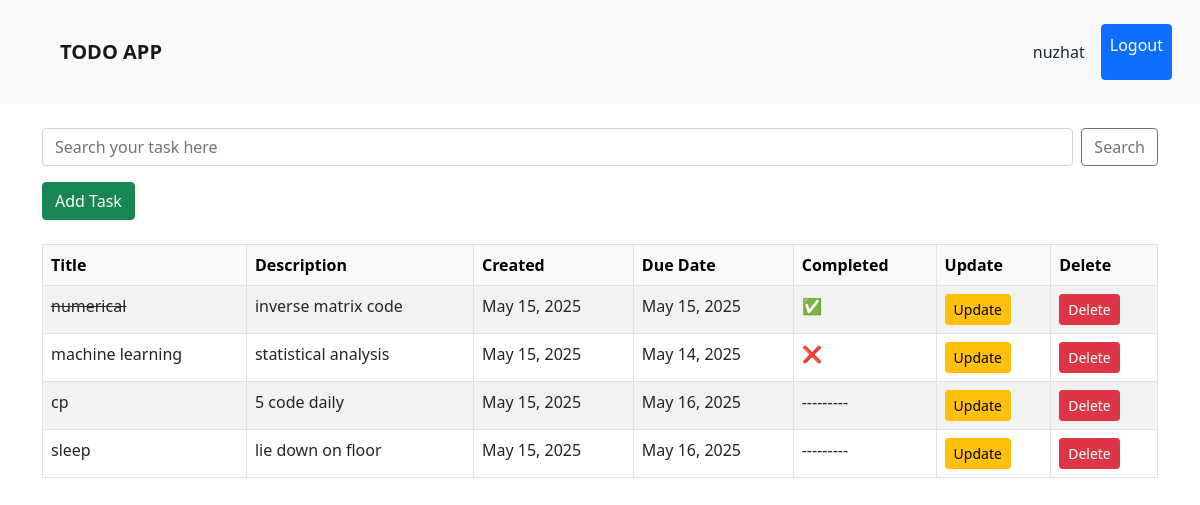
Page /taskList/ (signed in) on the committed database.
### task/models.py (models this page shows, shortened)
class Task(models.Model):
    user = models.ForeignKey(User, on_delete=models.CASCADE, null = True, blank = True)
    title = models.CharField( max_length=50)
    description = models.TextField(null = True, blank = True)
    created = models.DateField(auto_now_add=True)
    due_date= models.DateField(null=True,blank=True)
    completed = models.BooleanField( default = False)

### task/views.py (the view)
# urls.py: path('taskList/', taskList.as_view(), name='taskList'),
class taskList(LoginRequiredMixin,ListView):
    model = Task    # displaying a list of Task model instances.
    context_object_name = 'tasks' # access the list of tasks using the variable tasks.
    template_name = 'tasklist.html'
    def get_context_data(self, **kwargs): # **kwargs allows accepting additional keyword arguments passed by the superclass.
        context = super().get_context_data(**kwargs)
        context['tasks'] = context['tasks'].filter(user = self.request.user)
        search_input = self.request.GET.get('search-area') or ''
        if search_input:
            context['tasks'] = context['tasks'].filter(title__contains = search_input)
        context['search_input'] = search_input
        context['today_date'] = date.today()
        return context

### templates/taskList.html (shortened to what this page needs)
{% extends "index.html" %}
{% block content %}
<div class="container mt-4">
        <form method="GET" class="d-flex mb-3">
            <input type="text" name="search-area" class="form-control me-2" value="{{ search_input }}" placeholder="Search your task here" />
            <button type="submit" class="btn btn-outline-secondary">Search</button>
        </form>
        {% if user.is_authenticated %}
            <div class="mb-3">
                <a href="{% url 'taskCreate' %}" class="btn btn-success">Add Task</a>
            </div>
        {% endif %}
        {% if tasks %}
            <table class="table table-bordered table-striped mt-4">
        <thead class="table-light">
            <tr>
                <th>Title</th>
                <th>Description</th>
                <th>Created</th>
                <th>Due Date</th>
                <th>Completed</th>
                <th>Update</th>
                <th>Delete</th>
            </tr>
        </thead>
        <tbody>
            {% for task in tasks %}
                <tr>
                    <td>
                        {% if task.completed %}
                            <s>{{ task.title }}</s>
                        {% else %}
                            {{ task.title }}
                        {% endif %}
                    </td>
                    <td>{{ task.description|default:"—" }}</td>
                    <td>{{ task.created }}</td>
                    <td>{{ task.due_date|default:"—" }}</td>
                    <td>
                        {% if task.completed %}
                            ✅
                        {% else %}
                            {% if task.due_date < today_date %}
                                ❌
                            {% else %}
                                ---------
                            {% endif %}
                        {% endif %}
                    </td>
                    <td>
                        <a href="{% url 'taskUpdate' task.id %}" class="btn btn-sm btn-warning">Update</a>
                    </td>
                    <td>
                        <a href="{% url 'taskDelete' task.id %}" class="btn btn-sm btn-danger">Delete</a>
                    </td>
                </tr>
            {% endfor %}
        </tbody>
    </table>
        {% else %}
            <div class="alert alert-info">
                <h5>No tasks found.</h5>
                <p>Create a <a href="{% url 'taskCreate' %}">new task</a>.</p>
            </div>
        {% endif %}
    </div>
{% endblock %}

### templates/index.html (shortened to what this page needs)
<!DOCTYPE html>
<html lang="en">
<head>
    <link href="https://cdn.jsdelivr.net/npm/bootstrap@5.0.2/dist/css/bootstrap.min.css" rel="stylesheet">
</head>
<body>
    <nav class="container-fluid navbar navbar-expand-lg navbar-light bg-light">
        <a class="navbar-brand ms-5" href="#"><strong>TODO APP</strong></a>
        <ul class="navbar-nav ml-auto">
            {% if user.is_authenticated %}
                <div class="d-flex m-3">
                    <p class="m-3">{{ user.username }}</p>
                    <a href="{% url 'logout' %}" class="btn btn-primary p-2">Logout</a>
                </div>
            {% else %}
                <div class="d-flex">
                    <a href="{% url 'register' %}" class="btn btn-success mx-3">Register</a>
                    <a href="{% url 'login' %}" class="btn btn-primary">Login</a>
                </div>
            {% endif %}
        </ul>
    </nav>
    {% block content %}
    {% endblock %}
</body>
</html>

### rows in the picture
Task: title "numerical", description "inverse matrix code", created "May 15, 2025", due_date "May 15, 2025"
Task: title "machine learning", description "statistical analysis", created "May 15, 2025", due_date "May 14, 2025"
Task: title "cp", description "5 code daily", created "May 15, 2025", due_date "May 16, 2025"
Task: title "sleep", description "lie down on floor", created "May 15, 2025", due_date "May 16, 2025"

### other values in the picture
{{ user.username }} "nuzhat"
